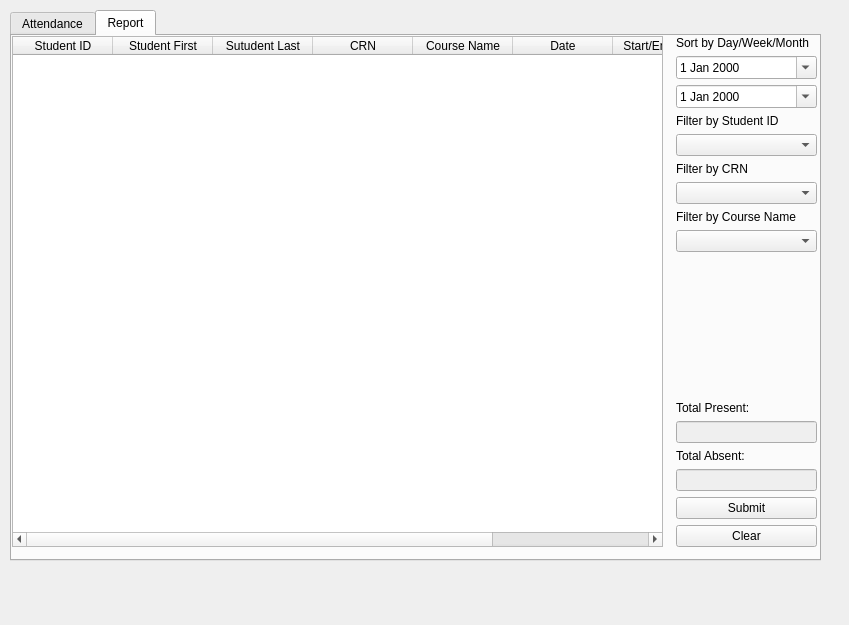
<?xml version="1.0" encoding="UTF-8"?>
<ui version="4.0">
 <class>Dialog</class>
 <widget class="QDialog" name="Dialog">
  <property name="geometry">
   <rect>
    <x>0</x>
    <y>0</y>
    <width>849</width>
    <height>625</height>
   </rect>
  </property>
  <property name="windowTitle">
   <string>Dialog</string>
  </property>
  <widget class="QTabWidget" name="tabWidget">
   <property name="geometry">
    <rect>
     <x>10</x>
     <y>10</y>
     <width>811</width>
     <height>551</height>
    </rect>
   </property>
   <property name="currentIndex">
    <number>1</number>
   </property>
   <widget class="QWidget" name="tab">
    <attribute name="title">
     <string>Attendance</string>
    </attribute>
    <widget class="QWidget" name="horizontalLayoutWidget">
     <property name="geometry">
      <rect>
       <x>0</x>
       <y>0</y>
       <width>651</width>
       <height>511</height>
      </rect>
     </property>
     <layout class="QHBoxLayout" name="horizontalLayout">
      <item>
       <widget class="QTableWidget" name="tblAttendance">
        <column>
         <property name="text">
          <string>Student ID</string>
         </property>
        </column>
        <column>
         <property name="text">
          <string>CRN</string>
         </property>
        </column>
        <column>
         <property name="text">
          <string>Date</string>
         </property>
        </column>
        <column>
         <property name="text">
          <string>Attendance</string>
         </property>
        </column>
       </widget>
      </item>
     </layout>
    </widget>
    <widget class="QWidget" name="verticalLayoutWidget">
     <property name="geometry">
      <rect>
       <x>660</x>
       <y>0</y>
       <width>141</width>
       <height>511</height>
      </rect>
     </property>
     <layout class="QVBoxLayout" name="verticalLayout">
      <item>
       <widget class="QPushButton" name="btnInfo">
        <property name="font">
         <font>
          <pointsize>12</pointsize>
         </font>
        </property>
        <property name="text">
         <string>Input Info</string>
        </property>
       </widget>
      </item>
      <item>
       <spacer name="verticalSpacer">
        <property name="orientation">
         <enum>Qt::Vertical</enum>
        </property>
        <property name="sizeHint" stdset="0">
         <size>
          <width>20</width>
          <height>40</height>
         </size>
        </property>
       </spacer>
      </item>
     </layout>
    </widget>
   </widget>
   <widget class="QWidget" name="tab_2">
    <attribute name="title">
     <string>Report</string>
    </attribute>
    <widget class="QWidget" name="horizontalLayoutWidget_2">
     <property name="geometry">
      <rect>
       <x>0</x>
       <y>0</y>
       <width>651</width>
       <height>511</height>
      </rect>
     </property>
     <layout class="QHBoxLayout" name="horizontalLayout_2">
      <item>
       <widget class="QTableWidget" name="tblAttendance_2">
        <column>
         <property name="text">
          <string>Student ID</string>
         </property>
        </column>
        <column>
         <property name="text">
          <string>Student First</string>
         </property>
        </column>
        <column>
         <property name="text">
          <string>Sutudent Last</string>
         </property>
        </column>
        <column>
         <property name="text">
          <string>CRN</string>
         </property>
        </column>
        <column>
         <property name="text">
          <string>Course Name</string>
         </property>
        </column>
        <column>
         <property name="text">
          <string>Date</string>
         </property>
        </column>
        <column>
         <property name="text">
          <string>Start/End Time</string>
         </property>
        </column>
        <column>
         <property name="text">
          <string>Attendance</string>
         </property>
        </column>
       </widget>
      </item>
     </layout>
    </widget>
    <widget class="QWidget" name="verticalLayoutWidget_2">
     <property name="geometry">
      <rect>
       <x>664</x>
       <y>0</y>
       <width>141</width>
       <height>511</height>
      </rect>
     </property>
     <layout class="QVBoxLayout" name="verticalLayout_2">
      <item>
       <widget class="QLabel" name="lblDay">
        <property name="font">
         <font>
          <pointsize>9</pointsize>
         </font>
        </property>
        <property name="text">
         <string>Sort by Day/Week/Month</string>
        </property>
       </widget>
      </item>
      <item>
       <widget class="QDateEdit" name="dateEditStart">
        <property name="calendarPopup">
         <bool>true</bool>
        </property>
       </widget>
      </item>
      <item>
       <widget class="QDateEdit" name="dateEditEnd">
        <property name="calendarPopup">
         <bool>true</bool>
        </property>
       </widget>
      </item>
      <item>
       <widget class="QLabel" name="lblStudent">
        <property name="font">
         <font>
          <pointsize>9</pointsize>
         </font>
        </property>
        <property name="text">
         <string>Filter by Student ID</string>
        </property>
       </widget>
      </item>
      <item>
       <widget class="QComboBox" name="cmbStudentID"/>
      </item>
      <item>
       <widget class="QLabel" name="lblCRN">
        <property name="font">
         <font>
          <pointsize>9</pointsize>
         </font>
        </property>
        <property name="text">
         <string>Filter by CRN</string>
        </property>
       </widget>
      </item>
      <item>
       <widget class="QComboBox" name="cmbCRN"/>
      </item>
      <item>
       <widget class="QLabel" name="lblCourseName">
        <property name="font">
         <font>
          <pointsize>9</pointsize>
         </font>
        </property>
        <property name="text">
         <string>Filter by Course Name</string>
        </property>
       </widget>
      </item>
      <item>
       <widget class="QComboBox" name="cmbCourseName"/>
      </item>
      <item>
       <spacer name="verticalSpacer_2">
        <property name="orientation">
         <enum>Qt::Vertical</enum>
        </property>
        <property name="sizeHint" stdset="0">
         <size>
          <width>20</width>
          <height>40</height>
         </size>
        </property>
       </spacer>
      </item>
      <item>
       <widget class="QLabel" name="lblTotPresent">
        <property name="text">
         <string>Total Present:</string>
        </property>
       </widget>
      </item>
      <item>
       <widget class="QLineEdit" name="totPresentLineEdit">
        <property name="enabled">
         <bool>false</bool>
        </property>
        <property name="text">
         <string/>
        </property>
        <property name="readOnly">
         <bool>true</bool>
        </property>
       </widget>
      </item>
      <item>
       <widget class="QLabel" name="lblTotAbsent">
        <property name="text">
         <string>Total Absent:</string>
        </property>
       </widget>
      </item>
      <item>
       <widget class="QLineEdit" name="totAbsentlineEdit">
        <property name="enabled">
         <bool>false</bool>
        </property>
        <property name="readOnly">
         <bool>true</bool>
        </property>
       </widget>
      </item>
      <item>
       <widget class="QPushButton" name="btnSubmit">
        <property name="text">
         <string>Submit</string>
        </property>
       </widget>
      </item>
      <item>
       <widget class="QPushButton" name="btnClear">
        <property name="text">
         <string>Clear</string>
        </property>
       </widget>
      </item>
     </layout>
    </widget>
   </widget>
  </widget>
 </widget>
 <resources/>
 <connections/>
</ui>
